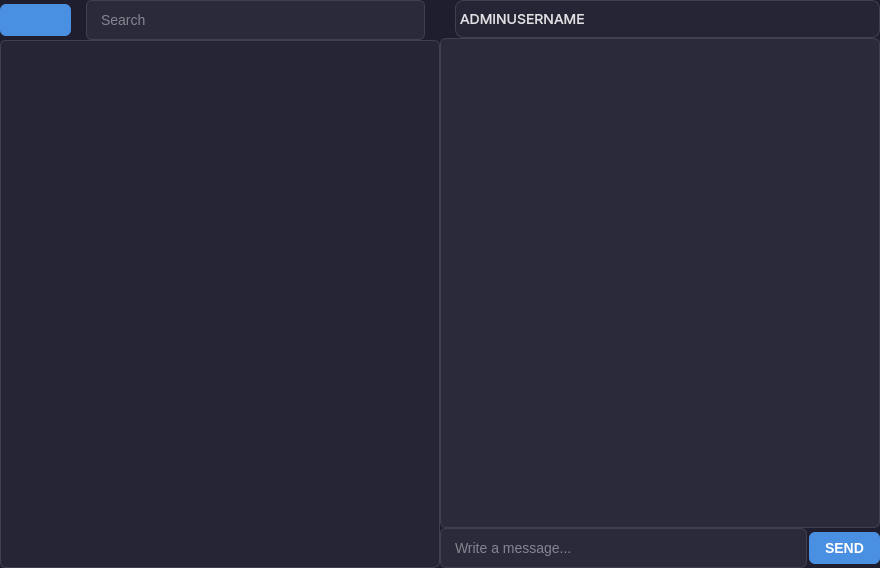
<?xml version="1.0" encoding="UTF-8"?>
<ui version="4.0">
 <class>MainWindows</class>
 <widget class="QMainWindow" name="MainWindows">
  <property name="geometry">
   <rect>
    <x>0</x>
    <y>0</y>
    <width>880</width>
    <height>568</height>
   </rect>
  </property>
  <property name="sizePolicy">
   <sizepolicy hsizetype="Maximum" vsizetype="Maximum">
    <horstretch>0</horstretch>
    <verstretch>0</verstretch>
   </sizepolicy>
  </property>
  <property name="minimumSize">
   <size>
    <width>640</width>
    <height>500</height>
   </size>
  </property>
  <property name="windowTitle">
   <string notr="true">IVAN-MESSANGER</string>
  </property>
  <property name="windowOpacity">
   <double>1.000000000000000</double>
  </property>
  <property name="autoFillBackground">
   <bool>false</bool>
  </property>
  <property name="styleSheet">
   <string notr="true">/* ========================================
   GLOBAL
   ======================================== */
QWidget {
    background-color: #1E1E2E;
    color: #E0E0E5;
    font-family: &quot;Inter&quot;, &quot;Segoe UI&quot;, &quot;Roboto&quot;, &quot;Ubuntu&quot;, sans-serif;
    font-size: 14px;
    line-height: 1.4;
}

/* ========================================
   MAIN CONTAINERS
   ======================================== */
QMainWindow, QDialog {
    background-color: #1E1E2E;
    border: none;
}
QFrame {
    background-color: #252535;
    border: 1px solid #404050;
    border-radius: 8px;
}

/* ========================================
   BUTTONS
   ======================================== */
QPushButton {
    background-color: #4A90E2;
    color: #FFFFFF;
    border: none;
    border-radius: 6px;
    padding: 8px 16px;
    font-weight: 500;
}
QPushButton:hover { background-color: #5A9EEF; }
QPushButton:pressed { background-color: #3A7BC8; }
QPushButton:disabled {
    background-color: #404050;
    color: #808090;
}

QToolButton {
    background-color: transparent;
    color: #A0A0B0;
    border: none;
    border-radius: 4px;
    padding: 6px;
}
QToolButton:hover {
    background-color: #2A2A3A;
    color: #E0E0E5;
}

/* ========================================
   INPUTS
   ======================================== */
QLineEdit, QTextEdit, QPlainTextEdit {
    background-color: #2A2A3A;
    color: #E0E0E5;
    border: 1px solid #404050;
    border-radius: 6px;
    padding: 10px 12px;
    selection-background-color: #4A90E2;
    selection-color: #FFFFFF;
}
QLineEdit:focus, QTextEdit:focus, QPlainTextEdit:focus {
    border-color: #4A90E2;
    background-color: #2D2D40;
}
QLineEdit:disabled, QTextEdit:disabled, QPlainTextEdit:disabled {
    background-color: #202030;
    color: #606070;
}

/* ========================================
   SCROLLBARS
   ======================================== */
QScrollBar:vertical, QScrollBar:horizontal {
    background-color: #202030;
    border: none;
    width: 10px;
    height: 10px;
    margin: 0;
}
QScrollBar::handle:vertical, QScrollBar::handle:horizontal {
    background-color: #505060;
    border-radius: 5px;
    min-height: 20px;
    min-width: 20px;
}
QScrollBar::handle:vertical:hover, QScrollBar::handle:horizontal:hover {
    background-color: #707080;
}
QScrollBar::add-line, QScrollBar::sub-line,
QScrollBar::add-page, QScrollBar::sub-page {
    background: none;
    border: none;
    height: 0px;
    width: 0px;
}

/* ========================================
   LISTS &amp; VIEWS (Contact/Chat list)
   ======================================== */
QListView, QListWidget, QTableView {
    background-color: #252535;
    border: 1px solid #404050;
    border-radius: 6px;
    padding: 4px;
}
QListView::item, QListWidget::item {
    padding: 12px 16px;
    border-radius: 6px;
}
QListView::item:hover, QListWidget::item:hover {
    background-color: #2A2A3A;
}
QListView::item:selected, QListWidget::item:selected {
    background-color: #4A90E2;
    color: #FFFFFF;
}

/* ========================================
   MESSAGE BUBBLES
   (Требуют setObjectName(&quot;msgSent&quot;) / setObjectName(&quot;msgReceived&quot;))
   ======================================== */
QFrame#msgSent {
    background-color: #0066CC;
    border-radius: 12px 12px 2px 12px;
    padding: 10px 14px;
}
QFrame#msgReceived {
    background-color: #3A3A4A;
    border-radius: 12px 12px 12px 2px;
    padding: 10px 14px;
}
QLabel#msgTime {
    color: #808090;
    font-size: 11px;
    padding-top: 4px;
}
QLabel#msgStatus {
    color: #4CAF50;
    font-size: 11px;
}

/* ========================================
   SEARCH &amp; HEADER
   ======================================== */
QLineEdit#searchBar {
    border-radius: 20px;
    padding: 8px 16px;
    background-color: #2A2A3A;
}
QLabel#headerTitle {
    font-size: 18px;
    font-weight: 600;
    color: #E0E0E5;
    padding: 12px 0;
}
QFrame#statusIndicator {
    background-color: #4CAF50;
    border-radius: 4px;
    width: 10px;
    height: 10px;
}
QFrame#statusIndicator[status=&quot;offline&quot;] { background-color: #FF5252; }
QFrame#statusIndicator[status=&quot;typing&quot;]  { background-color: #FFC107; }

/* ========================================
   PROGRESS BAR (File transfer)
   ======================================== */
QProgressBar {
    background-color: #2A2A3A;
    border: 1px solid #404050;
    border-radius: 6px;
    height: 8px;
    text-align: center;
}
QProgressBar::chunk {
    background-color: #4A90E2;
    border-radius: 4px;
}

/* ========================================
   COMBO BOX &amp; MENUS
   ======================================== */
QComboBox {
    background-color: #2A2A3A;
    color: #E0E0E5;
    border: 1px solid #404050;
    border-radius: 6px;
    padding: 8px 12px;
}
QComboBox::drop-down {
    border: none;
    width: 20px;
}
QComboBox QAbstractItemView {
    background-color: #252535;
    border: 1px solid #404050;
    selection-background-color: #4A90E2;
    selection-color: #FFFFFF;
}
QMenu {
    background-color: #252535;
    border: 1px solid #404050;
    border-radius: 8px;
    padding: 8px;
}
QMenu::item {
    padding: 8px 24px;
    border-radius: 4px;
}
QMenu::item:selected {
    background-color: #2A2A3A;
}

/* ========================================
   CHECKBOX &amp; RADIO
   ======================================== */
QCheckBox, QRadioButton { spacing: 8px; }
QCheckBox::indicator, QRadioButton::indicator {
    width: 18px;
    height: 18px;
    border: 2px solid #404050;
    border-radius: 4px;
    background-color: #2A2A3A;
}
QCheckBox::indicator:checked, QRadioButton::indicator:checked {
    background-color: #4A90E2;
    border-color: #4A90E2;
}
QRadioButton::indicator { border-radius: 9px; }

/* ========================================
   TAB WIDGET
   ======================================== */
QTabWidget::pane {
    border: 1px solid #404050;
    border-radius: 6px;
}
QTabBar::tab {
    background-color: #202030;
    color: #A0A0B0;
    padding: 10px 20px;
    border-radius: 6px 6px 0 0;
    margin-right: 4px;
}
QTabBar::tab:selected {
    background-color: #4A90E2;
    color: #FFFFFF;
}
QTabBar::tab:hover:!selected {
    background-color: #2A2A3A;
}

/* ========================================
   TOOLTIP
   ======================================== */
QToolTip {
    background-color: #303040;
    color: #E0E0E5;
    border: 1px solid #404050;
    border-radius: 4px;
    padding: 6px 10px;
    font-size: 12px;
}</string>
  </property>
  <widget class="QWidget" name="centralwidget">
   <property name="sizePolicy">
    <sizepolicy hsizetype="Maximum" vsizetype="Maximum">
     <horstretch>0</horstretch>
     <verstretch>0</verstretch>
    </sizepolicy>
   </property>
   <layout class="QGridLayout" name="gridLayout_2">
    <property name="sizeConstraint">
     <enum>QLayout::SetMaximumSize</enum>
    </property>
    <property name="leftMargin">
     <number>0</number>
    </property>
    <property name="topMargin">
     <number>0</number>
    </property>
    <property name="rightMargin">
     <number>0</number>
    </property>
    <property name="bottomMargin">
     <number>0</number>
    </property>
    <property name="spacing">
     <number>0</number>
    </property>
    <item row="0" column="0">
     <layout class="QGridLayout" name="gridLayout">
      <property name="sizeConstraint">
       <enum>QLayout::SetMaximumSize</enum>
      </property>
      <property name="leftMargin">
       <number>0</number>
      </property>
      <property name="topMargin">
       <number>0</number>
      </property>
      <property name="rightMargin">
       <number>0</number>
      </property>
      <property name="bottomMargin">
       <number>0</number>
      </property>
      <property name="spacing">
       <number>0</number>
      </property>
      <item row="2" column="1">
       <layout class="QVBoxLayout" name="verticalLayout">
        <property name="spacing">
         <number>0</number>
        </property>
        <item>
         <layout class="QHBoxLayout" name="horizontalLayout_2">
          <property name="spacing">
           <number>0</number>
          </property>
          <property name="leftMargin">
           <number>15</number>
          </property>
          <item>
           <widget class="QLabel" name="user">
            <property name="sizePolicy">
             <sizepolicy hsizetype="Preferred" vsizetype="Fixed">
              <horstretch>0</horstretch>
              <verstretch>0</verstretch>
             </sizepolicy>
            </property>
            <property name="minimumSize">
             <size>
              <width>0</width>
              <height>38</height>
             </size>
            </property>
            <property name="font">
             <font>
              <family>Inter</family>
              <pointsize>-1</pointsize>
              <bold>false</bold>
             </font>
            </property>
            <property name="text">
             <string>ADMINUSERNAME</string>
            </property>
           </widget>
          </item>
         </layout>
        </item>
        <item>
         <widget class="QTextEdit" name="chatView">
          <property name="sizePolicy">
           <sizepolicy hsizetype="Expanding" vsizetype="Expanding">
            <horstretch>5</horstretch>
            <verstretch>1</verstretch>
           </sizepolicy>
          </property>
          <property name="cursor" stdset="0">
           <cursorShape>CrossCursor</cursorShape>
          </property>
          <property name="readOnly">
           <bool>true</bool>
          </property>
         </widget>
        </item>
        <item>
         <layout class="QHBoxLayout" name="horizontalLayout" stretch="5,1">
          <property name="spacing">
           <number>2</number>
          </property>
          <property name="sizeConstraint">
           <enum>QLayout::SetMaximumSize</enum>
          </property>
          <property name="leftMargin">
           <number>0</number>
          </property>
          <item>
           <widget class="QLineEdit" name="inputField">
            <property name="placeholderText">
             <string>Write a message...</string>
            </property>
           </widget>
          </item>
          <item>
           <widget class="QPushButton" name="sendButton">
            <property name="sizePolicy">
             <sizepolicy hsizetype="Fixed" vsizetype="Fixed">
              <horstretch>0</horstretch>
              <verstretch>0</verstretch>
             </sizepolicy>
            </property>
            <property name="text">
             <string>SEND</string>
            </property>
           </widget>
          </item>
         </layout>
        </item>
       </layout>
      </item>
      <item row="2" column="0">
       <layout class="QVBoxLayout" name="verticalLayout_2">
        <property name="spacing">
         <number>0</number>
        </property>
        <property name="sizeConstraint">
         <enum>QLayout::SetMaximumSize</enum>
        </property>
        <property name="topMargin">
         <number>0</number>
        </property>
        <property name="rightMargin">
         <number>0</number>
        </property>
        <item>
         <layout class="QHBoxLayout" name="horizontalLayout_3">
          <property name="spacing">
           <number>15</number>
          </property>
          <property name="rightMargin">
           <number>15</number>
          </property>
          <item>
           <widget class="QPushButton" name="settingsButton">
            <property name="sizePolicy">
             <sizepolicy hsizetype="Fixed" vsizetype="Fixed">
              <horstretch>0</horstretch>
              <verstretch>0</verstretch>
             </sizepolicy>
            </property>
            <property name="autoFillBackground">
             <bool>false</bool>
            </property>
            <property name="text">
             <string/>
            </property>
            <property name="icon">
             <iconset>
              <normaloff>../../../../Downloads/more.png</normaloff>../../../../Downloads/more.png</iconset>
            </property>
            <property name="iconSize">
             <size>
              <width>32</width>
              <height>32</height>
             </size>
            </property>
            <property name="autoRepeat">
             <bool>false</bool>
            </property>
           </widget>
          </item>
          <item>
           <widget class="QLineEdit" name="searchLineEdit">
            <property name="sizePolicy">
             <sizepolicy hsizetype="Expanding" vsizetype="Fixed">
              <horstretch>0</horstretch>
              <verstretch>0</verstretch>
             </sizepolicy>
            </property>
            <property name="placeholderText">
             <string>Search</string>
            </property>
           </widget>
          </item>
         </layout>
        </item>
        <item>
         <widget class="QListWidget" name="userWidget"/>
        </item>
       </layout>
      </item>
     </layout>
    </item>
   </layout>
  </widget>
 </widget>
 <resources/>
 <connections/>
</ui>
